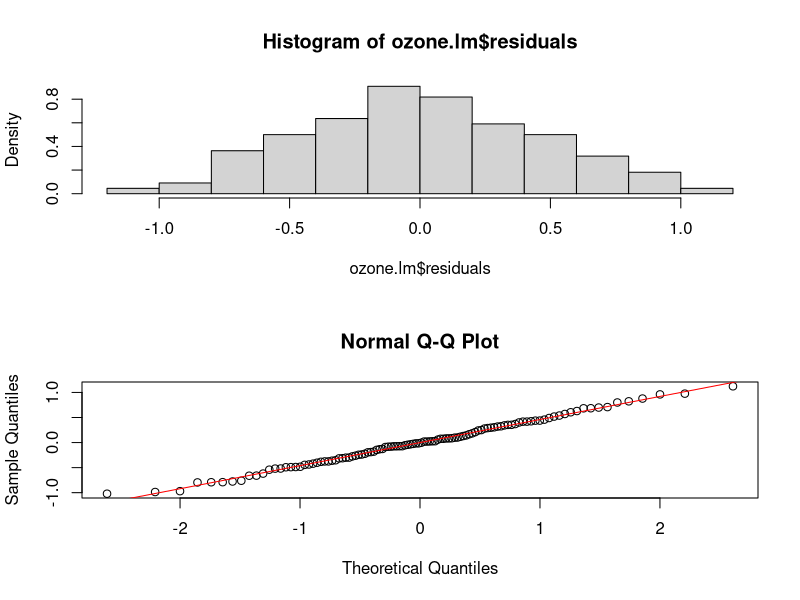

Recreate this plot in R. (Note: this script raises an error after producing the figure.)
##11.1

par(mfrow=c(2,1))
ozone.lm <- lm(log(Ozone) ~ Solar.R + Wind + Temp, data=airquality[airquality>1,])

hist(ozone.lm$residuals, probability = TRUE)
qqnorm(ozone.lm$residuals)
lines((-3):3, ((-3):3)*sd(ozone.lm$res), type="l", col="red")

##11.2

my.analysis <- lm(log(Ozone) ~ 
	Solar.R + Wind + Temp + 
	Solar.R:Wind + Solar.R:Temp + Wind:Temp, data=airquality[airquality>1,])

drop1(my.analysis, test="F")

my.analysis <- update(my.analysis, ~. -Solar.R:Wind)

drop1(my.analysis, test="F")

my.analysis <- update(my.analysis, ~. -Wind:Temp)

drop1(my.analysis, test="F")

ozone.lm.WST <- lm(log(Ozone) ~ Wind + Solar.R:Temp, data=airquality[airquality>1,])

hist(ozone.lm.WST, probability=TRUE)
qqnorm(ozone.lm.WST$residuals)

##11.3

crab.data <-data.frame(satellite=1*(crabs$Satellites>0),width=crabs$Width)

crab.analysis <-glm(satellite~width, family=binomial, data=crab.data)

my.linear.predictor <- data.frame(prediction=predict(crab.analysis, se.fit=TRUE)$fit,
				lower=predict(crab.analysis, se.fit=TRUE)$fit - 1.96*predict(my.analysis,se.fit=TRUE)$se.fit,
				upper=predict(crab.analysis, se.fit=TRUE)$fit + 1.96*predict(my.analysis,se.fit=TRUE)$se.fit)

my.linear.predictor <- my.linear.predictor[order(crab.data$width),]

logistic <-function(x) {exp(x)/(1+exp(x)) }
my.predictor <- logistic(my.linear.predictor)

plot(sort(crab.data$width), my.predictor$prediction, type="l", xlab='width', ylab='p(satellite)' )
lines(sort(crab.data$width),my.predictor$upper, type="l", lty=2)
lines(sort(crab.data$width),my.predictor$lower, type="l", lty=2)
